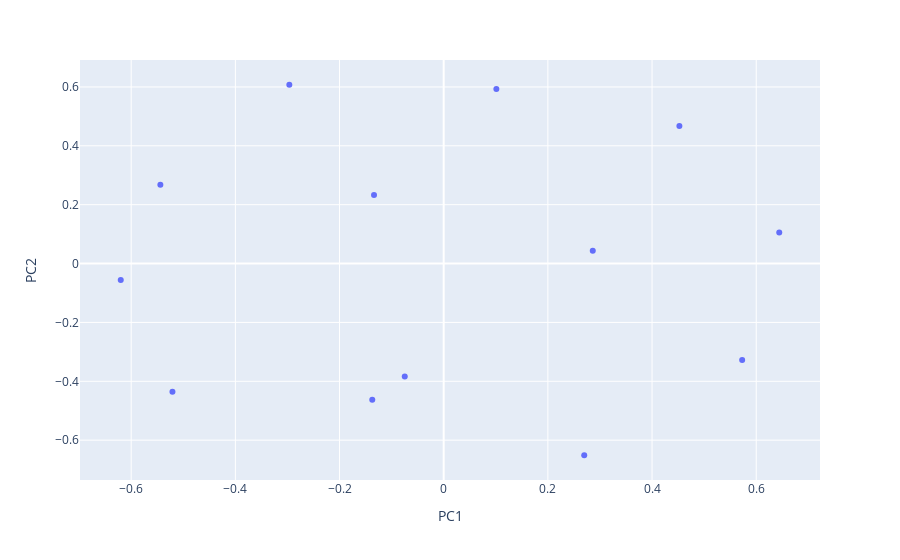

Notebook code cell kept with this figure:
### Code cell
px.scatter(euc, x="PC1", y="PC2",hover_name=euc.index)

### Figure 1 — Plotly figure (JSON) as saved in the notebook; plotly's stock layout.template omitted (floating-point values rounded to 4 significant figures)
{"data": [{"hovertemplate": "<b>%{hovertext}</b><br><br>PC1=%{x}<br>PC2=%{y}<extra></extra>", "hovertext": ["sp|P36421|SYYC_YEAST", "sp|P54577|SYYC_HUMAN", "sp|Q9M876|SYYM_ARATH", "sp|Q9Y2Z4|SYYM_HUMAN", "sp|P48527|SYYM_YEAST", "sp|P0AGJ9|SYY_ECOLI", "sp|A7X3G2|SYY_STAA1", "sp|A9MEH2|SYY_SALAR", "sp|B5E3A7|SYY_STRP4", "sp|Q57834|SYY_METJA", "sp|C4KJ87|SYY_SULIK", "sp|Q6L2J1|SYY_PICTO", "sp|Q74MD3|SYY_NANEQ"], "legendgroup": "", "marker": {"color": "#636efa", "symbol": "circle"}, "mode": "markers", "name": "", "orientation": "v", "showlegend": false, "type": "scatter", "x": [0.2862, 0.2698, -0.5208, -0.2964, 0.573, -0.07479, 0.1011, -0.1371, -0.544, 0.4525, 0.6442, -0.1338, -0.62], "xaxis": "x", "y": [0.04345, -0.6512, -0.4352, 0.6074, -0.328, -0.3834, 0.5926, -0.463, 0.268, 0.4672, 0.1053, 0.2328, -0.05597], "yaxis": "y"}], "layout": {"legend": {"tracegroupgap": 0}, "margin": {"t": 60}, "xaxis": {"anchor": "y", "domain": [0, 1], "title": {"text": "PC1"}}, "yaxis": {"anchor": "x", "domain": [0, 1], "title": {"text": "PC2"}}}}
